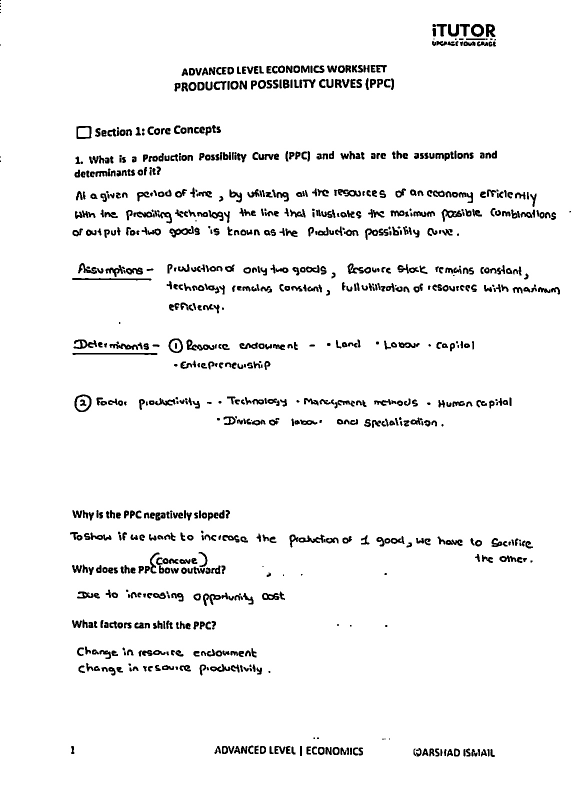
#> input picture GradingEngine/proc_test_handwriting.jpeg, 1160 x 1600 px (shown at 1/2 size); its folder holds only this picture in this run
$ python -i ocr_utils.py   (imports and definitions only)
#> lines starting #> are read from the running program, lines starting #| are printed output that depends on the picture; after the words box and inside, x2 and y2 are one past the last pixel; in counts of white or black regions, pixels touching at a corner belong together
import base64
import csv
import json
import os
import hashlib
import time
from datetime import datetime
from pathlib import Path
from typing import Optional
from urllib.error import HTTPError, URLError
from urllib.parse import urlencode
from urllib.request import Request, urlopen

import cv2
import numpy as np

_OCR_SPACE_URL = "https://api.ocr.space/parse/image"


# [9 lines left out: function _get_ocr_space_api_key, not called in this run]


def _to_data_uri(image_bytes: bytes, mime_type: str = "image/png") -> str:
    encoded = base64.b64encode(image_bytes).decode("ascii")
    return f"data:{mime_type};base64,{encoded}"


def _normalize_grayscale_for_ocr(gray: np.ndarray) -> np.ndarray:
    normalized = cv2.createCLAHE(clipLimit=2.5, tileGridSize=(8, 8)).apply(gray)
    denoised = cv2.bilateralFilter(normalized, d=7, sigmaColor=45, sigmaSpace=45)
    sharpen_kernel = np.array([[0, -1, 0], [-1, 5, -1], [0, -1, 0]], dtype=np.float32)
    sharpened = cv2.filter2D(denoised, -1, sharpen_kernel)
    return sharpened


def _score_text_candidate(image: np.ndarray) -> float:
    if image.ndim == 3:
        image = cv2.cvtColor(image, cv2.COLOR_BGR2GRAY)

    image_u8 = np.clip(image, 0, 255).astype(np.uint8)
    contrast = float(image_u8.std()) / 255.0
    edges = cv2.Canny(image_u8, 50, 150)
    edge_density = float(np.count_nonzero(edges)) / float(edges.size)

    _, binary = cv2.threshold(image_u8, 0, 255, cv2.THRESH_BINARY | cv2.THRESH_OTSU)
    foreground_ratio = float(np.count_nonzero(binary == 0)) / float(binary.size)
    balance_penalty = abs(foreground_ratio - 0.18)

    return (edge_density * 2.5) + (contrast * 1.25) - (balance_penalty * 1.5)


def _encode_candidate_for_ocr(image: np.ndarray) -> tuple[bytes, str]:
    success, encoded = cv2.imencode(".png", image)
    if not success:
        raise RuntimeError("Failed to encode preprocessed OCR image.")
    return encoded.tobytes(), "image/png"


# [7 lines left out: function _log_ocr_request, not called in this run]


def _preprocess_image_for_ocr(image_path: Path) -> tuple[bytes, str]:
    image = cv2.imread(str(image_path), cv2.IMREAD_COLOR)
#> image is the input picture: shape (1600, 1160, 3); min 0, max 255, mean 242.9
    if image is None:
        raise FileNotFoundError(f"Could not read image at {image_path}")

    gray = cv2.cvtColor(image, cv2.COLOR_BGR2GRAY)
    height, width = gray.shape[:2]
#> height = 1600; width = 1160
    scale = 1.0
    if max(height, width) < 1200:
        scale = 2.0
    elif max(height, width) < 1800:
        scale = 1.5

    if scale != 1.0:
        gray = cv2.resize(gray, None, fx=scale, fy=scale, interpolation=cv2.INTER_CUBIC)
#> gray: shape (2400, 1740)

    normalized = _normalize_grayscale_for_ocr(gray)
    binary_adaptive = cv2.adaptiveThreshold(
        normalized,
        255,
        cv2.ADAPTIVE_THRESH_GAUSSIAN_C,
        cv2.THRESH_BINARY,
        31,
        11,
    )
#> binary_adaptive: shape (2400, 1740); 95.2% white; 908 black regions (19 under 20 px), largest, box (x1, y1, x2, y2) and area: (217, 1059, 473, 1065) 1307, (216, 834, 455, 842) 1243, (559, 1018, 644, 1052) 1129
    binary_otsu = cv2.threshold(
        cv2.GaussianBlur(normalized, (3, 3), 0),
        0,
        255,
        cv2.THRESH_BINARY | cv2.THRESH_OTSU,
    )[1]
#> binary_otsu: shape (2400, 1740); 95% white; 903 black regions (19 under 20 px), largest, box (x1, y1, x2, y2) and area: (217, 1059, 473, 1065) 1310, (216, 834, 455, 842) 1246, (559, 1018, 644, 1052) 1158

    candidates = [
        normalized,
        binary_adaptive,
        binary_otsu,
        cv2.bitwise_not(binary_adaptive) if np.mean(binary_adaptive) < 127 else binary_adaptive,
        cv2.bitwise_not(binary_otsu) if np.mean(binary_otsu) < 127 else binary_otsu,
    ]

    best_candidate = max(candidates, key=_score_text_candidate)
#> in _score_text_candidate, `contrast = float(image_u8.std()) / 255.0`: contrast = 0.207
#> in _score_text_candidate, `edges = cv2.Canny(image_u8, 50, 150)`:
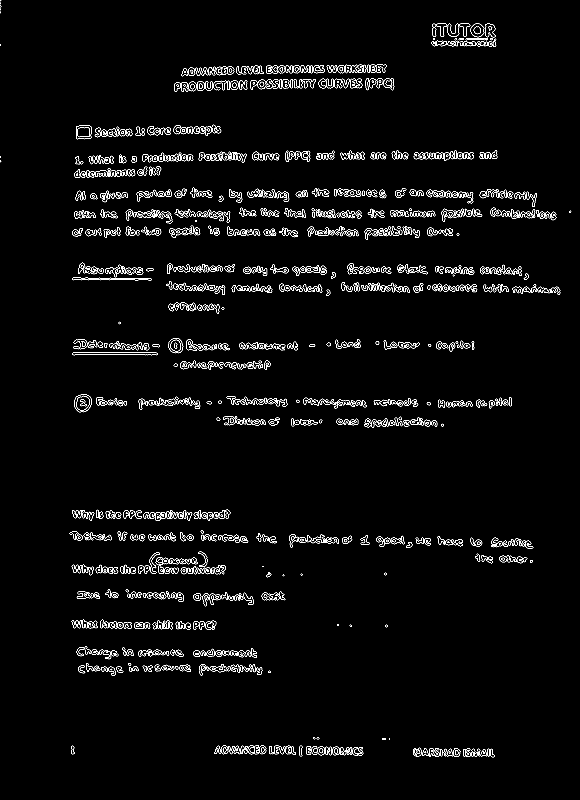
#> edges: shape (2400, 1740) (shown at 1/3 size); 2% white in thin lines or dots
#> in _score_text_candidate, `edge_density = float(np.count_nonzero(edges)) / float(edges.size)`: edge_density = 0.0204
#> in _score_text_candidate, `_, binary = cv2.threshold(image_u8, 0, 255, cv2.THRESH_BINARY | cv2.TH..`: binary: shape (2400, 1740); 95.1% white; 905 black regions (19 under 20 px), largest, box (x1, y1, x2, y2) and area: (217, 1059, 473, 1065) 1306, (216, 834, 455, 842) 1240, (559, 1018, 644, 1052) 1132
#> in _score_text_candidate, `foreground_ratio = float(np.count_nonzero(binary == 0)) / float(binary..`: foreground_ratio = 0.0486
#> in _score_text_candidate, `balance_penalty = abs(foreground_ratio - 0.18)`: balance_penalty = 0.131
#> in _score_text_candidate (call 2), `contrast = float(image_u8.std()) / 255.0`: contrast = 0.214
#> in _score_text_candidate (call 2), `edges = cv2.Canny(image_u8, 50, 150)`:
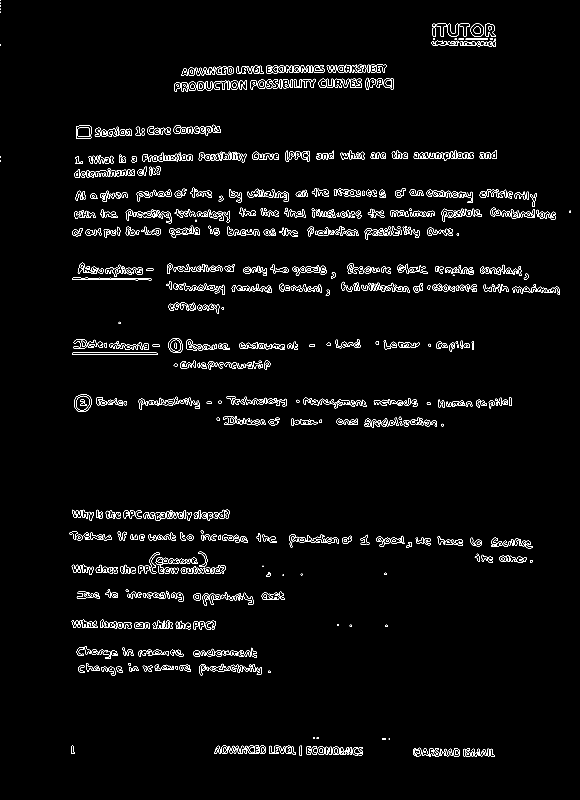
#> edges: shape (2400, 1740) (shown at 1/3 size); 2% white in thin lines or dots
#> in _score_text_candidate (call 2), `edge_density = float(np.count_nonzero(edges)) / float(edges.size)`: edge_density = 0.0198
#> in _score_text_candidate (call 2), `foreground_ratio = float(np.count_nonzero(binary == 0)) / float(binary..`: foreground_ratio = 0.0483
#> in _score_text_candidate (call 2), `balance_penalty = abs(foreground_ratio - 0.18)`: balance_penalty = 0.132
#> in _score_text_candidate (call 3), `contrast = float(image_u8.std()) / 255.0`: contrast = 0.217
#> in _score_text_candidate (call 3), `edges = cv2.Canny(image_u8, 50, 150)`:
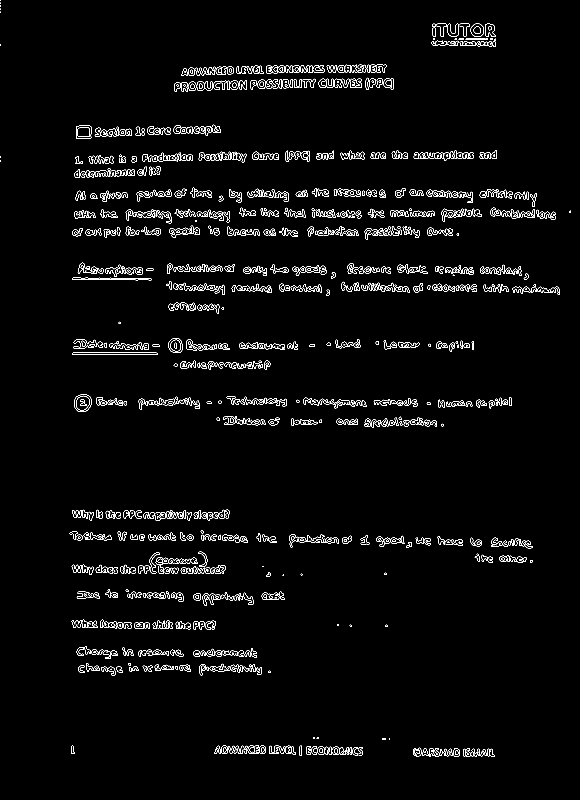
#> edges: shape (2400, 1740) (shown at 1/3 size); 1.9% white in thin lines or dots
#> in _score_text_candidate (call 3), `edge_density = float(np.count_nonzero(edges)) / float(edges.size)`: edge_density = 0.019
#> in _score_text_candidate (call 3), `foreground_ratio = float(np.count_nonzero(binary == 0)) / float(binary..`: foreground_ratio = 0.0496
#> in _score_text_candidate (call 3), `balance_penalty = abs(foreground_ratio - 0.18)`: balance_penalty = 0.13
    return _encode_candidate_for_ocr(best_candidate)


# [197 lines left out: functions _post_ocr_space, _parse_ocr_space_response, run_ocr_on_crops, save_ocr_outputs, not called in this run]

>>> result = _preprocess_image_for_ocr('../GradingEngine/proc_test_handwriting.jpeg')
